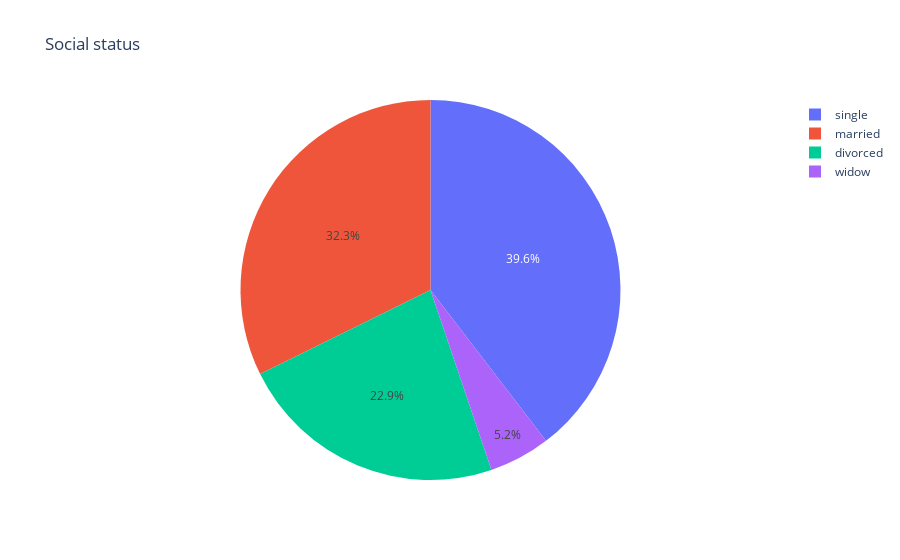

Notebook cell for this chart:
### Markdown cell above
## 2. Using plotly.express, construct a pie chart showing the proportion of respondents with different social status (status field).

### Code cell
s1 = df['status'].groupby(df['status']).count()
px.pie(s1, values='status', names=s1.index, title='Social status')

### Figure 1 — Plotly figure (JSON) as saved in the notebook; plotly's stock layout.template omitted (floating-point values rounded to 4 significant figures)
{"data": [{"domain": {"x": [0, 1], "y": [0, 1]}, "hovertemplate": "index=%{label}<br>status=%{value}<extra></extra>", "labels": ["divorced", "married", "single", "widow"], "legendgroup": "", "name": "", "showlegend": true, "type": "pie", "values": [229, 323, 396, 52]}], "layout": {"legend": {"tracegroupgap": 0}, "title": {"text": "Social status"}}}
